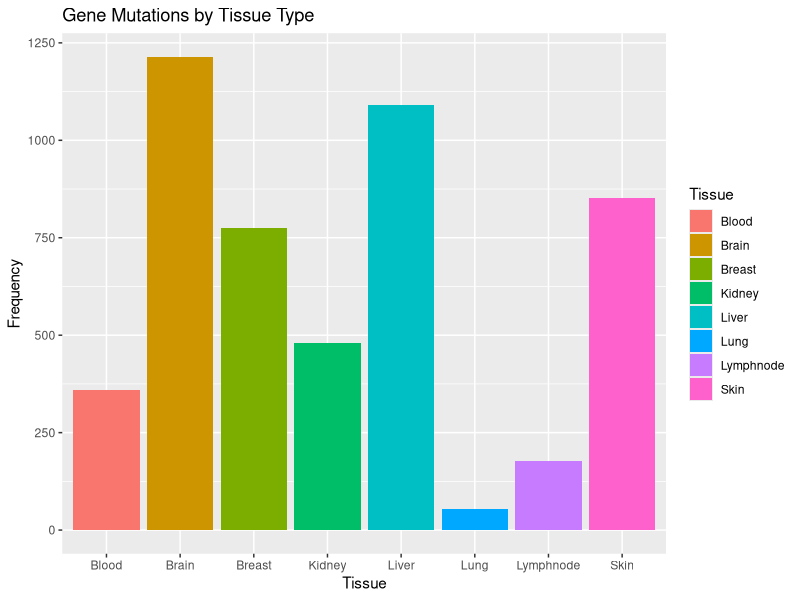
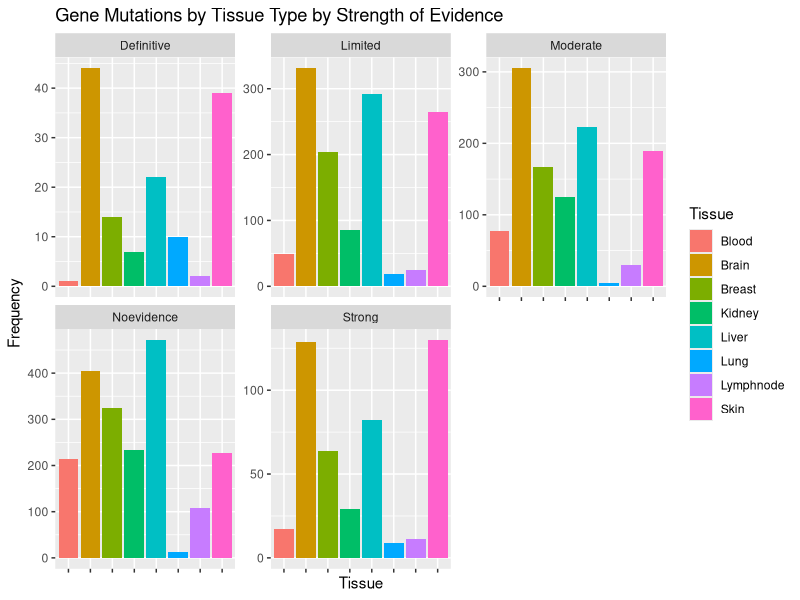

Write R code to recreate these figures, in order.
## ---- chunk 1
library(tidyverse)
library(readr)
gene <- read_csv("gene.csv")
glimpse(gene)
summary(gene)
#Plot of the frequency of tissue types
gene %>% 
  ggplot(aes(x = Tissue, fill = Tissue)) + geom_bar() + labs(title = "Gene Mutations by Tissue Type", x = "Tissue", y = "Frequency")
#Comparison of these distributions faceted by evidence type
 gene %>% 
          ggplot(aes(x = Tissue, fill = Tissue)) + 
          geom_bar() + 
          facet_wrap(~GDR, scales = "free_y") +
          theme(axis.text.x=element_blank()) +
          labs(title = "Gene Mutations by Tissue Type by Strength of Evidence", 
               y = "Frequency")
 
 #This reveal some interesting differences. In the definitive evidence category, there are very few blood-related genes but disproportionately significant amount of lung-related genes. This is inversely reflected in the "no evidence" category.
